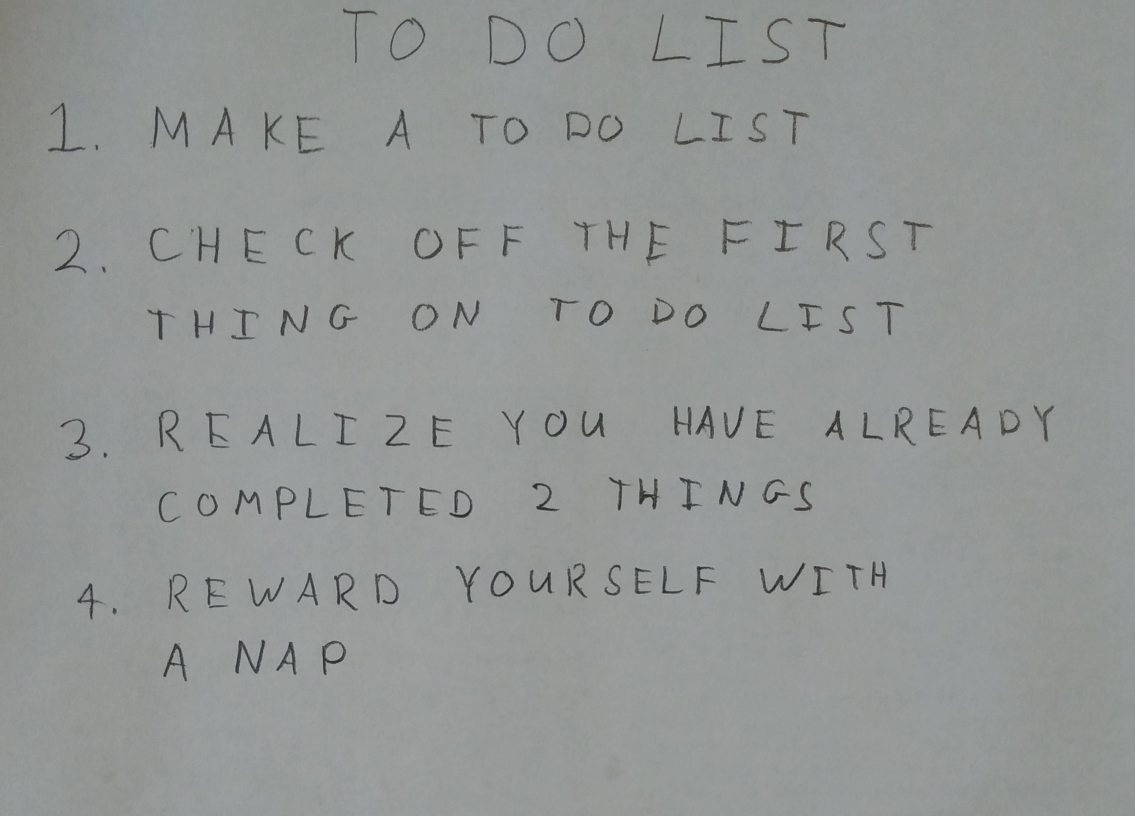
#> input picture PS5/images/01_list.jpg, 2270 x 1631 px, found by its file name (shown at 1/2 size); its folder holds only this picture in this run
$ python run_q4.py   (older library calls are emulated)
#> lines starting #> are read from the running program, lines starting #| are printed output that depends on the picture; after the words box and inside, x2 and y2 are one past the last pixel; in counts of white or black regions, pixels touching at a corner belong together
### PS5/submit 2/cwcolomb/q4.py
import numpy as np

import skimage
import skimage.measure
import skimage.color
import skimage.restoration
import skimage.filters
import skimage.morphology
import skimage.segmentation

# takes a color image
# returns a list of bounding boxes and black_and_white image
def findLetters(image):
    bboxes = np.asarray([], dtype=int)
    bw = None
    # insert processing in here
    # one idea estimate noise -> denoise -> greyscale -> threshold -> morphology -> label -> skip small boxes
    # this can be 10 to 15 lines of code using skimage functions

    # Preprocess Image:
    # (if this fails later, consider using total variation filter instead)
    # Bilateral is nice b/c it's ideally edge preserving
    sigma = skimage.restoration.estimate_sigma(image, multichannel=True, average_sigmas=True)
#> sigma = 0.00154
    denoised = skimage.restoration.denoise_bilateral(image, sigma_color=0.05, sigma_spatial=100*sigma, multichannel=True)
    # boosted = skimage.exposure.adjust_log(denoised, 1) # boost contrast w/ log correction
    # boosted2 = skimage.exposure.adjust_gamma(denoised, 2) # boost contrast w/ gamma correction

    # Get BW Image:
    gray = skimage.color.rgb2gray(denoised)
    thesholds = skimage.filters.threshold_multiotsu(image)
#> thesholds = [0.43, 0.579]
    bw = gray > 0.9*np.min(thesholds)
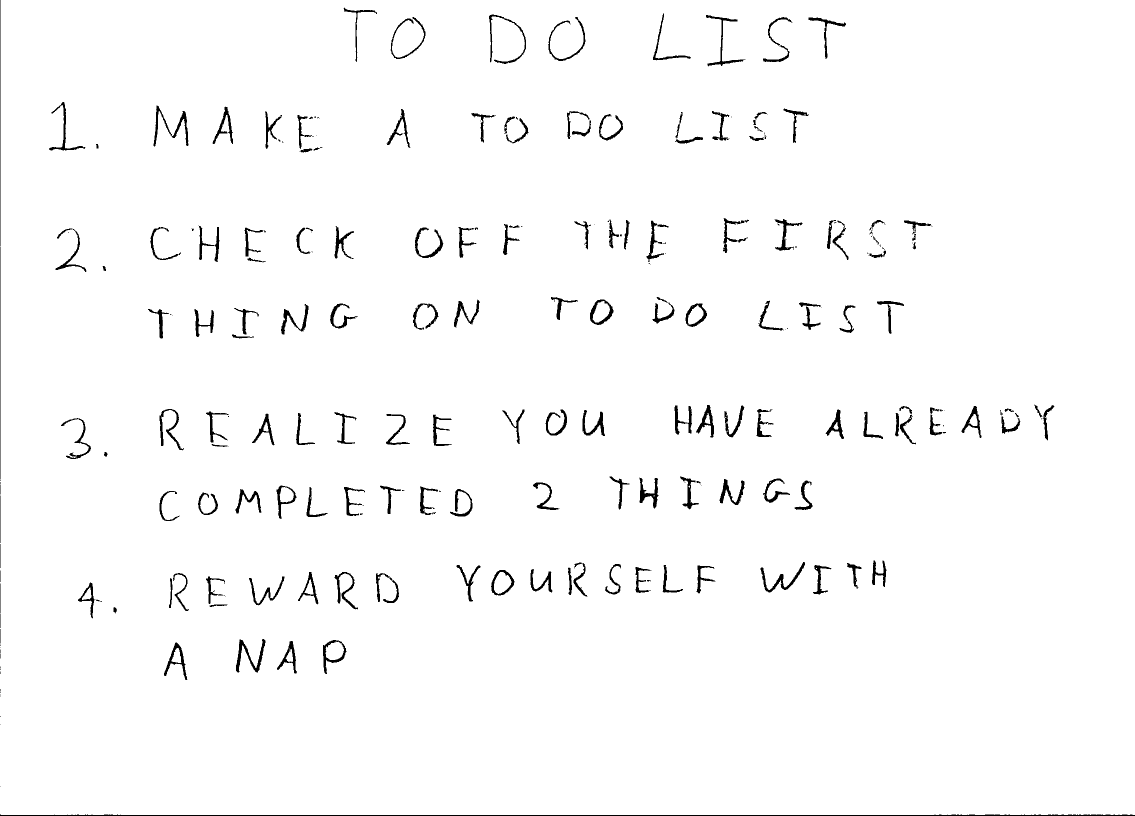
#> bw: shape (1631, 2270) bool (shown at 1/2 size); 98% white; 258 black regions (87 under 20 px), largest, box (x1, y1, x2, y2) and area: (0, 1629, 2270, 1631) 2499, (307, 211, 377, 293) 1105, (472, 1278, 531, 1345) 1069

    # Invert
    # (letters need to be 1, bg needs to be 0 for subsequent processing):
    inverted = ~bw

    # Refine Characters:
    refined = skimage.morphology.closing(inverted) # get morphological closing of image
#> refined: shape (1631, 2270) bool; 2.1% white; 219 white regions (61 under 20 px), largest, box (x1, y1, x2, y2) and area: (0, 1629, 2270, 1631) 2499, (307, 211, 377, 293) 1110, (472, 1278, 531, 1345) 1073
    refined = skimage.segmentation.clear_border(refined)
#> refined: shape (1631, 2270) bool; 2% white; 192 white regions (44 under 20 px), largest, box (x1, y1, x2, y2) and area: (307, 211, 377, 293) 1110, (472, 1278, 531, 1345) 1073, (1521, 1124, 1610, 1185) 976

    dilated = skimage.morphology.dilation(refined)
#> dilated: shape (1631, 2270) bool; 2.8% white; 147 white regions (14 under 20 px), largest, box (x1, y1, x2, y2) and area: (306, 210, 378, 294) 1604, (471, 1277, 532, 1346) 1442, (977, 28, 1053, 129) 1426
    dilated = skimage.morphology.dilation(dilated)
#> dilated: shape (1631, 2270) bool; 3.7% white; 126 white regions (2 under 20 px), largest, box (x1, y1, x2, y2) and area: (305, 209, 379, 295) 2100, (976, 27, 1054, 130) 1959, (470, 1276, 533, 1347) 1813
    dilated = skimage.morphology.dilation(dilated)
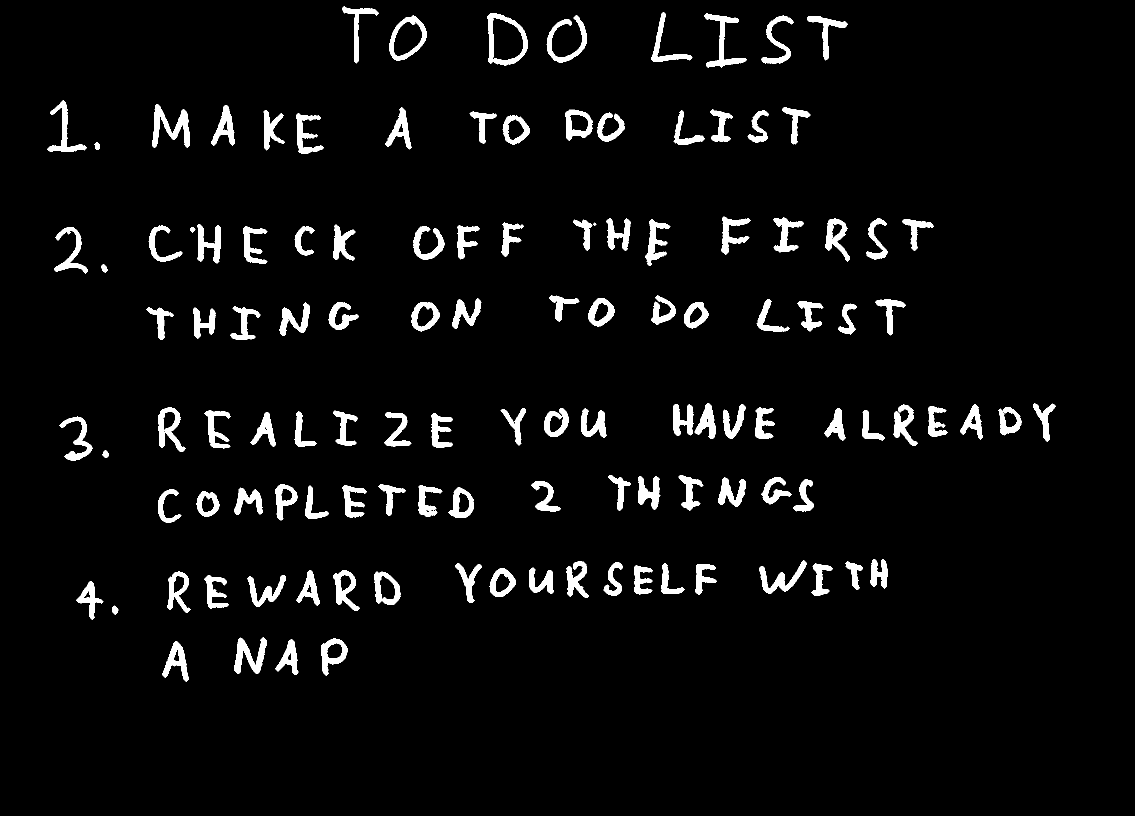
#> dilated: shape (1631, 2270) bool (shown at 1/2 size); 4.5% white; 121 white regions, largest, box (x1, y1, x2, y2) and area: (304, 208, 380, 296) 2586, (975, 26, 1055, 131) 2488, (1409, 27, 1494, 136) 2250

    # Label Image Segments:
    pre_labelling = dilated
    labelled = skimage.measure.label(pre_labelling)
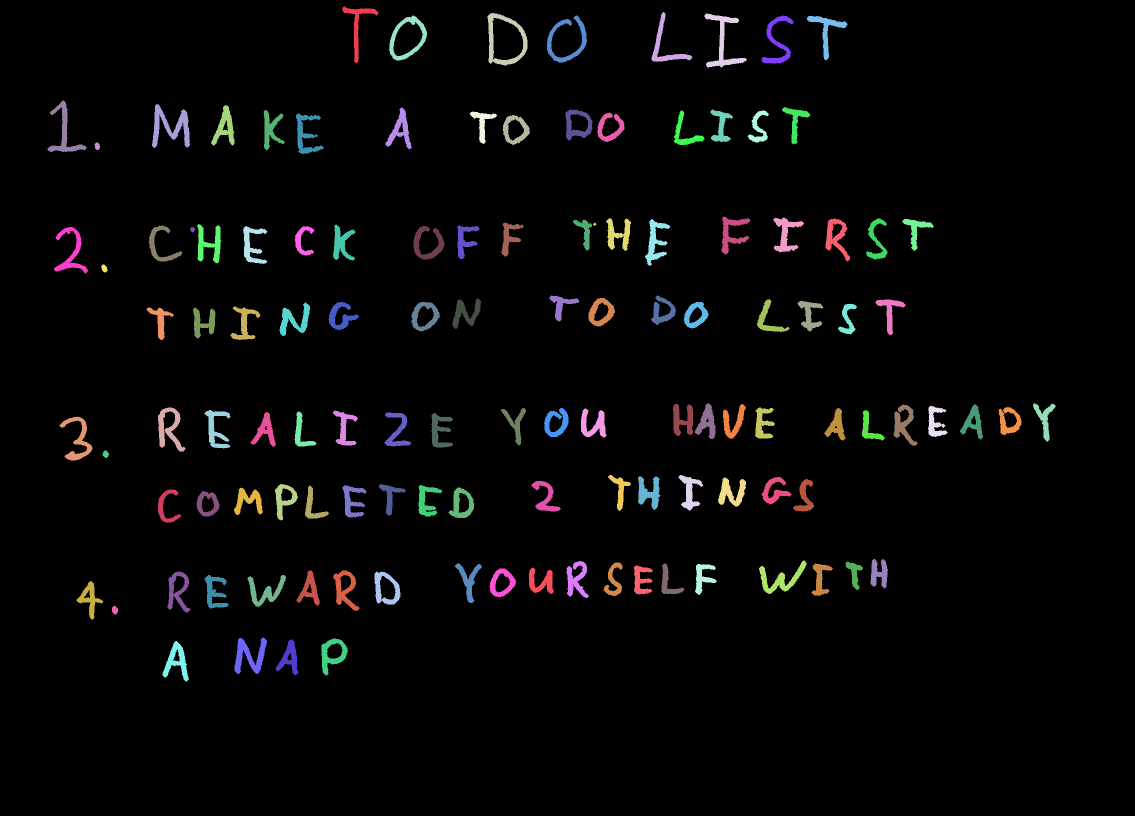
#> labelled: shape (1631, 2270) int32 (shown at 1/2 size); 122 distinct labels, from 0 to 121; one colour per label, 0 black

    # Extract bounding boxes:
    min_area = (32/2)**2 # (min area: square with half the size of NN input's square)
    for region in skimage.measure.regionprops(labelled):
        strikes = 0 # a N-strikes and you're out system to disqualify letter candidates

        # Ensure region has roughly the right aspect ratio (i.e. that it won't
        # be unrecognizably stretched when mapped to 32x32):
        minr, minc, maxr, maxc = region.bbox
        height = maxr - minr
        width = maxc - minc
        if width > 10*height or height > 10*width:
            strikes+=1

        # Ensure pixel count isn't trivial in size:
        if region.area < min_area:
            continue
        # Ensure region count isn't trivial in size:
        if width*height < 2*min_area:
            strikes+=1

        # Ensure that when the letter is remapped to a square it won't be
        # mostly a solid block (in which case it's likely not a letter):
        if np.count_nonzero(pre_labelling[minr:maxr, minc:maxc]) > 0.5*width*height:
            strikes+=1

        # If still here (critical conditions passed), and there are less than 2 strikes, this can be added:
        if strikes < 2:
            bboxes = np.append(bboxes, region.bbox).reshape(-1,4)
#> this loop made 121 passes
#> (strikes, minr, minc, maxr, maxc, height, width, bboxes) on pass 2: (0, 24, 1303, 124, 1385, 100, 82, [[12, 684, 127, 757], [24, 1303, 124, 1385]])
#> (strikes, minr, minc, maxr, maxc, height, width) on passes 1, 3, 4, 5, 6, 7: (0, 12, 684, 127, 757, 115, 73), (0, 26, 975, 131, 1055, 105, 80), (0, 27, 1409, 136, 1494, 109, 85), (0, 31, 778, 121, 854, 90, 76), (0, 31, 1093, 125, 1174, 94, 81), (0, 31, 1523, 127, 1588, 96, 65)

    bw = skimage.img_as_float(bw)

    return bboxes, bw

### PS5/submit 2/cwcolomb/run_q4.py
import os
import numpy as np
import matplotlib.pyplot as plt
import matplotlib.patches

import skimage
import skimage.measure
import skimage.color
import skimage.restoration
import skimage.io
import skimage.filters
import skimage.morphology
import skimage.segmentation

from nn import *
from q4 import *
# do not include any more libraries here!
# no opencv, no sklearn, etc!
import warnings
warnings.simplefilter(action='ignore', category=FutureWarning)
warnings.simplefilter(action='ignore', category=UserWarning)

for img in os.listdir('../images'):
    im1 = skimage.img_as_float(skimage.io.imread(os.path.join('../images',img)))
    bboxes, bw = findLetters(im1)

    # plt.imshow(im1); plt.show();

    plt.imshow(bw, cmap=plt.cm.gray)
    for bbox in bboxes:
        minr, minc, maxr, maxc = bbox
        rect = matplotlib.patches.Rectangle((minc, minr), maxc - minc, maxr - minr,
                                fill=False, edgecolor='red', linewidth=2)
        plt.gca().add_patch(rect)
#> this loop made 115 passes
#> bbox on passes 1 to 12: [12, 684, 127, 757], [24, 1303, 124, 1385], [26, 975, 131, 1055], [27, 1409, 136, 1494], [31, 778, 121, 854], [31, 1093, 125, 1174], [31, 1523, 127, 1588], [32, 1614, 121, 1695], [201, 95, 304, 174], [208, 304, 296, 380], [210, 422, 291, 469], [214, 1564, 289, 1621]
    plt.show()
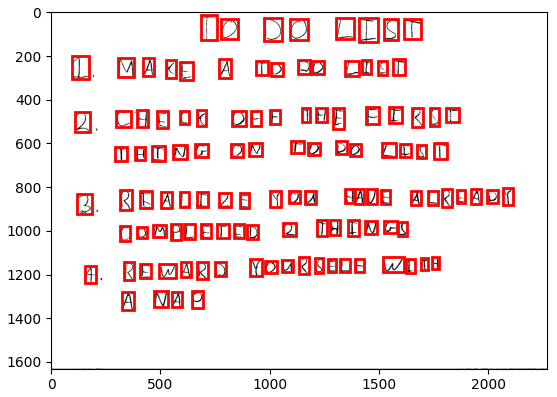
#> figure drawn by matplotlib, 1 panel

    # find the rows using..RANSAC, counting, clustering, etc.

    # Uses Least Squares to find the coefficients that best fit a line to the given
    # x,y data.
    # Returns a vector of line coefficients, C, and fitting error.
    def fit_line(x,y):
        # Ensure x and y are column vectors:
        x = x.reshape(-1,1)
        y = y.reshape(-1,1)

        m = np.Inf
        b = np.Inf
        if x.size > 0 and y.size > 0:
            meanx = np.mean(x)
            meany = np.mean(y)

            # Least squares:
            SDx2 = np.sum( (x-meanx)**2 )
            if SDx2 > 1e-9:
                m = np.sum( (x-meanx)*(y-meany) ) / SDx2
                b = meany - m*meanx

        # y = mx+b -> -y + mx + b = 0 -> C = [m; b]
        C = np.asarray([m,b]).reshape(-1,1)

        A = np.hstack((x, np.ones(x.shape)))

        y_line = A @ C;
        error = np.sqrt(np.sum((y - y_line)**2))
        return C, error

    # Returns a vector of the point-to-line distance for every point given by
    #  the (x,y) vectors to the line defined by the given coefficients vector.
    def point_to_line_dists(x,y,C):
        # Ensure x and y are column vectors:
        x = x.reshape(-1,1)
        y = y.reshape(-1,1)

        A = np.hstack((x, np.ones(x.shape)))

        y_line = A @ C

        scaling = np.sqrt(C[0]**2 + 1)
        if np.count_nonzero(scaling == np.Inf) > 0 or np.count_nonzero(y_line == np.Inf) > 0:
            dists = np.Inf * y
        else:
            dists = np.abs(y - y_line) / scaling

        return dists

    # Uses RANSAC to find the line that intersects the most (x,y) datapoints where
    # x and y are column vectors
    def RANSAC_line(x,y, inlier_tol, stop_thresh, max_iter):
        # Ensure x and y are column vectors:
        x = x.reshape(-1,1)
        y = y.reshape(-1,1)

        # Populate an initial estimate:
        best_C, _ = fit_line(x,y)
        best_inliers = np.nonzero(point_to_line_dists(x,y,best_C).flatten() < inlier_tol)[0]
        best_inlier_count = best_inliers.size

        # RANSAC the line
        count = 0
        sample_size = 3
        while count < max_iter and x.size > 0 and y.size > 0:
            # Randomly select points:
            sample = np.random.randint(0, x.size, size=(1,sample_size)) # indices to sample
            # Perform fit:
            C, _ = fit_line(x[sample],y[sample])
            inliers = np.nonzero(point_to_line_dists(x,y,C).flatten() < inlier_tol)[0] # indices of inliers
            inlier_count = np.size(np.setdiff1d(inliers,sample)) # counts # of inliers (excl. sample)

            if inlier_count > best_inlier_count:
                best_C = C
                best_inliers = inliers
                best_inlier_count = inlier_count

            if inlier_count/x.size > stop_thresh:
                break
            count = count + 1

        # Try to build a better model out of all the best inliers:
        C, _ = fit_line(x[best_inliers],y[best_inliers])
        inliers = np.nonzero(point_to_line_dists(x,y,C).flatten() < inlier_tol)[0] # indices of inliers
        inlier_count = inliers.size # counts # of inliers (excl. sample)
        if (inlier_count-sample_size) > best_inlier_count:
            best_C = C # Accept this new model
            best_inliers = inliers

        A = np.hstack((x[best_inliers], np.ones((best_inliers.size,1))))
        y_line = A @ best_C
        error_inlier = np.sqrt(np.sum((y[best_inliers] - y_line)**2))

        avg_dist_inlier = np.Inf
        if np.count_nonzero(best_inliers) > 0:
            avg_dist_inlier = np.mean(point_to_line_dists(x[best_inliers],y[best_inliers],best_C))
        return best_C, error_inlier, avg_dist_inlier, best_inliers

    # Performs the NIRDE algorithm (as described in writeup) to find N Dominant
    # Examples in the given data set using RANSAC with the given parameters.
    # Returns a matrix where each column contains the line coefficients vector
    # for the ith line. Also returns a matrix, inliers, where the ith column is a
    # logical index vector for x indiciating which points are inliers to the
    # line described by the ith column of Cs.
    def NIRDE_lines(N, x,y, inlier_tol, stop_thresh, max_iter):
        # Ensure x and y are column vectors:
        x = x.reshape(-1,1)
        y = y.reshape(-1,1)

        Cs = np.zeros((2,N));
        inliers = np.zeros((x.size,N), dtype=bool)
        considered = np.ones(x.size, dtype=bool) # Points still being considered
        i = 0
        while i < N:
            # Fit line:
            csi, _,_, considered_inliers = RANSAC_line(x[considered],y[considered], inlier_tol, stop_thresh, max_iter);
            Cs[:,i] = csi.flatten()
            # considered_inliers is a vector of indices **for x[considered]** (not x). Convert to boolean index vector for x.
            considered_idx = np.nonzero(considered)[0];
            inliers[considered_idx[considered_inliers],i] = True;
            # Remove inliers from consideration:
            considered = considered & ~inliers[:,i];

            i = i + 1
            # Stop early if all points are already inliers to indentified lines:
            if np.count_nonzero(considered) == 0:
                break

        # Trim any columns that were not considered (ran out of entities):
        Cs = np.delete(Cs, range(i,Cs.shape[1]), axis=1)
        inliers = np.delete(inliers, range(i,inliers.shape[1]), axis=1)

        # Trim any columns with no inliers (despite best efforts):
        no_inliers = np.nonzero(np.logical_not(np.sum(inliers, axis=0)))[0]
        Cs = np.delete(Cs, no_inliers, axis=1)
        inliers = np.delete(inliers, no_inliers, axis=1)

        return Cs, inliers

    # Plots the lines with the coefficients vectors that are the columns of Cs
    # on top of the given image.
    # Also plots boxes around inliers for each line.
    # Note: x is the image column coordinate and y is the image row coordinate.
    # [21 lines left out: function show_lines_on_image, not called in this run]


    centroids = np.zeros((len(bboxes), 2))
    sizes = np.zeros((len(bboxes), 2))
    for i in range(len(bboxes)):
        minr, minc, maxr, maxc = bboxes[i]
        centroids[i,:] = np.asarray([(maxc+minc), (maxr+minr)])/2 # (x,y)
        sizes[i,:] = np.asarray([(maxc-minc), (maxr-minr)]) # (width,height)
#> this loop made 115 passes

    Cs, inliers = NIRDE_lines(10, centroids[:,0],centroids[:,1], np.mean(sizes)/2, 1.0, 400)
    # show_lines_on_image(bw, Cs, inliers, bboxes) # UNCOMMENT TO PLOT NIRDE RANSAC results

    # Sort bboxes by increasing x-centroid first:
    x_sorted = np.argsort(centroids[:,0])
    bboxes = bboxes[x_sorted,:]
    centroids = centroids[x_sorted,:]
    sizes = sizes[x_sorted,:]
    inliers = inliers[x_sorted,:]

    # Sort rows by increasing y-intercept (decreasing height on page = top-to-bottom):
    line_sort = np.argsort(Cs, axis=1)
    sort_by_intercept = line_sort[1,:] # indices to sort entries by increasing intercept

    Cs = Cs[:,sort_by_intercept]
    inliers = inliers[:,sort_by_intercept]

    # Produce the dataset:
    # note.. before you flatten, transpose the image (that's how the dataset is!)
    # consider doing a square crop, and even using np.pad() to get your images looking more like the dataset
    dataset = np.zeros((bboxes.shape[0],1024))
    for i in range(len(bboxes)):
        # Grab letter:
        minr, minc, maxr, maxc = bboxes[i]
        letter = bw[(minr):(maxr+1), (minc):(maxc+1)]


        # Crop / pad out box:

        width = maxc - minc + 1
        height = maxr - minr + 1
        buffer = int(max(width,height)/3/2)
        side_padding = int((height-width)/2.0)
        side_padding_1, side_padding_2 = side_padding, side_padding
        if (height-width) % 2:
            side_padding_2 += 1 * np.sign(side_padding_2)  # deal with odds
        if height > width:
            padding = ((buffer,buffer), (buffer+side_padding_1,buffer+side_padding_2))
        else:
            padding = ((buffer+abs(side_padding_1),buffer+abs(side_padding_2)), (buffer,buffer))
        letter = np.pad(letter, padding, mode='constant', constant_values=1.)

        # Dilate letter (to better match dataset's thick lines):
        # b/c image is inverted, erosion dilates.
        letter = skimage.morphology.erosion(letter)
        letter = skimage.morphology.erosion(letter)
        letter = skimage.morphology.erosion(letter)
        letter = skimage.morphology.erosion(letter)
        letter = skimage.morphology.erosion(letter)
        # Boost letters up to the same "fullness" (similar to dataset):
        passes = 0
        while passes < 10 and np.count_nonzero(letter) / letter.size > 0.8:
            letter = skimage.morphology.erosion(letter)
            passes += 1

        # Rescale box:
        #letter = skimage.transform.rescale(letter, 32.0/letter.shape[0], anti_aliasing = True)
        letter = skimage.transform.resize(letter, (32,32), anti_aliasing=True) # *ensure* letter is appropriate size (in case of unforeseen error)

        dataset[i,:] = letter.T.flatten()
#> this loop made 115 passes
#> pass 1, `letter = bw[(minr):(maxr+1), (minc):(maxc+1)]`:
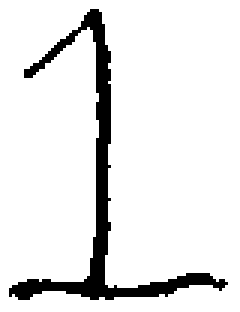
#> letter: shape (104, 80) float64 (shown 3 times larger); values 0 (black) and 1 (white), 90.6% white; 1 black region, box (x1, y1, x2, y2) and area: (3, 3, 76, 100) 785
#> pass 1, `letter = skimage.morphology.erosion(letter)`:
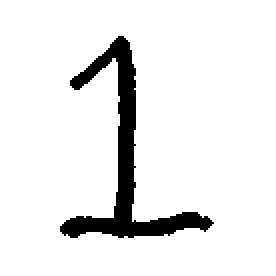
#> letter: shape (138, 138) float64 (shown 2 times larger); values 0 (black) and 1 (white), 92% white; 1 black region, box (x1, y1, x2, y2) and area: (30, 18, 107, 119) 1530
#> after the loop:
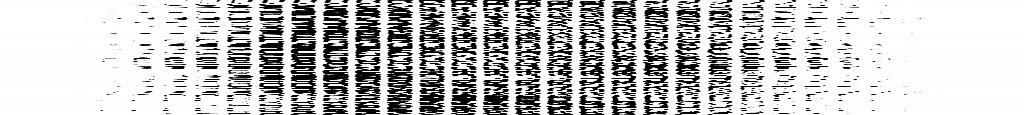
#> dataset: shape (115, 1024) float64; min 0, max 1, mean 0.759

    # Visualize the letter dataset:
    #if False: # True to plot
     #   from mpl_toolkits.axes_grid1 import ImageGrid
     #   fig = plt.figure()
     #   size = int(np.sqrt(len(bboxes))) + 1
     #   grid = ImageGrid(fig, 111, nrows_ncols = (size,size), axes_pad=0.04)
     #   for i in range(dataset.shape[0]):
     #       grid[i].imshow(dataset[i,:].reshape(32,32).T)
     #   plt.show()

    # load the weights
    # run the crops through your neural network and print them out
    import pickle
    import string
    letters = np.array([_ for _ in string.ascii_uppercase[:26]] + [str(_) for _ in range(10)])
#> (the run stopped early here; a loop or call above may not have finished)
